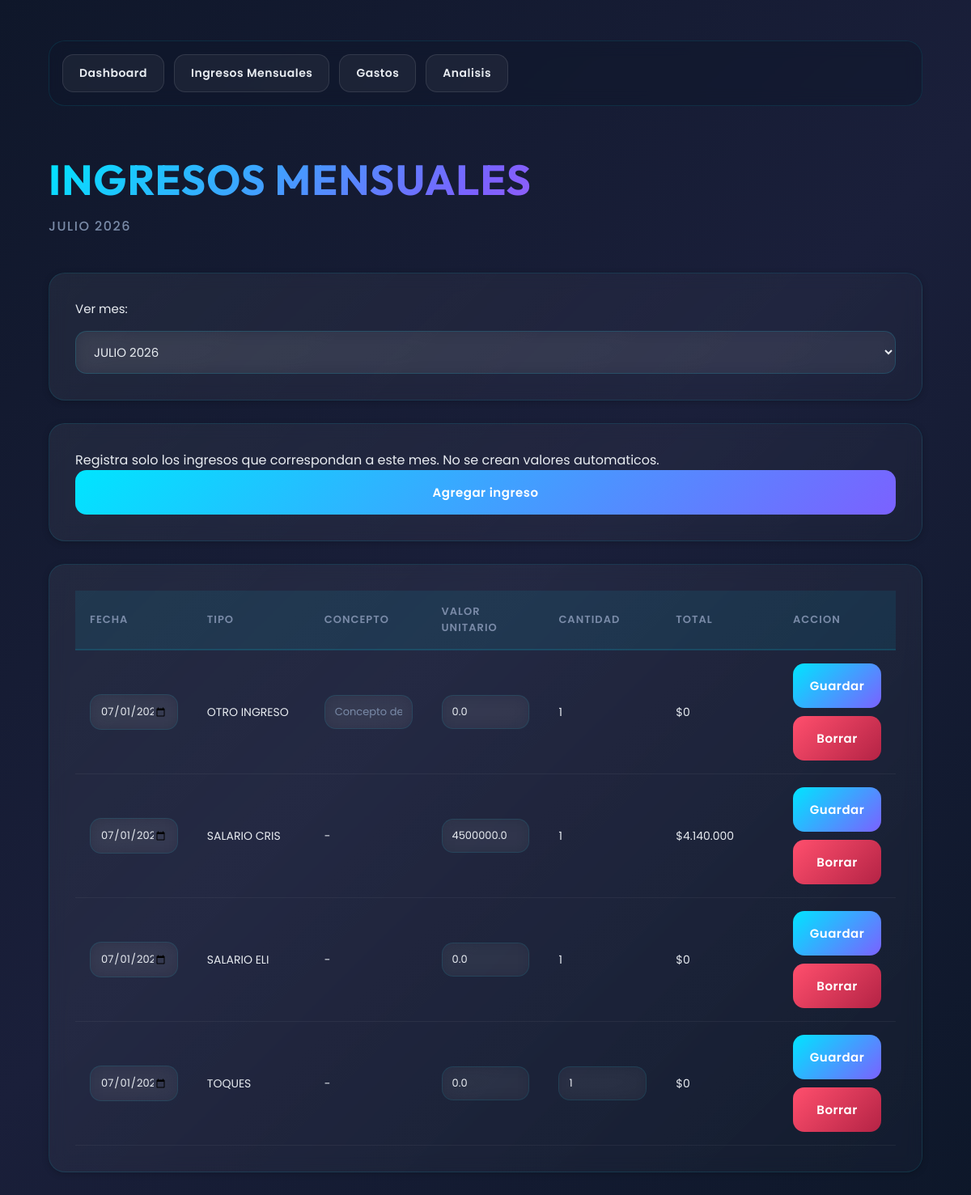
Before: /ingresos_mensuales with the older database file.
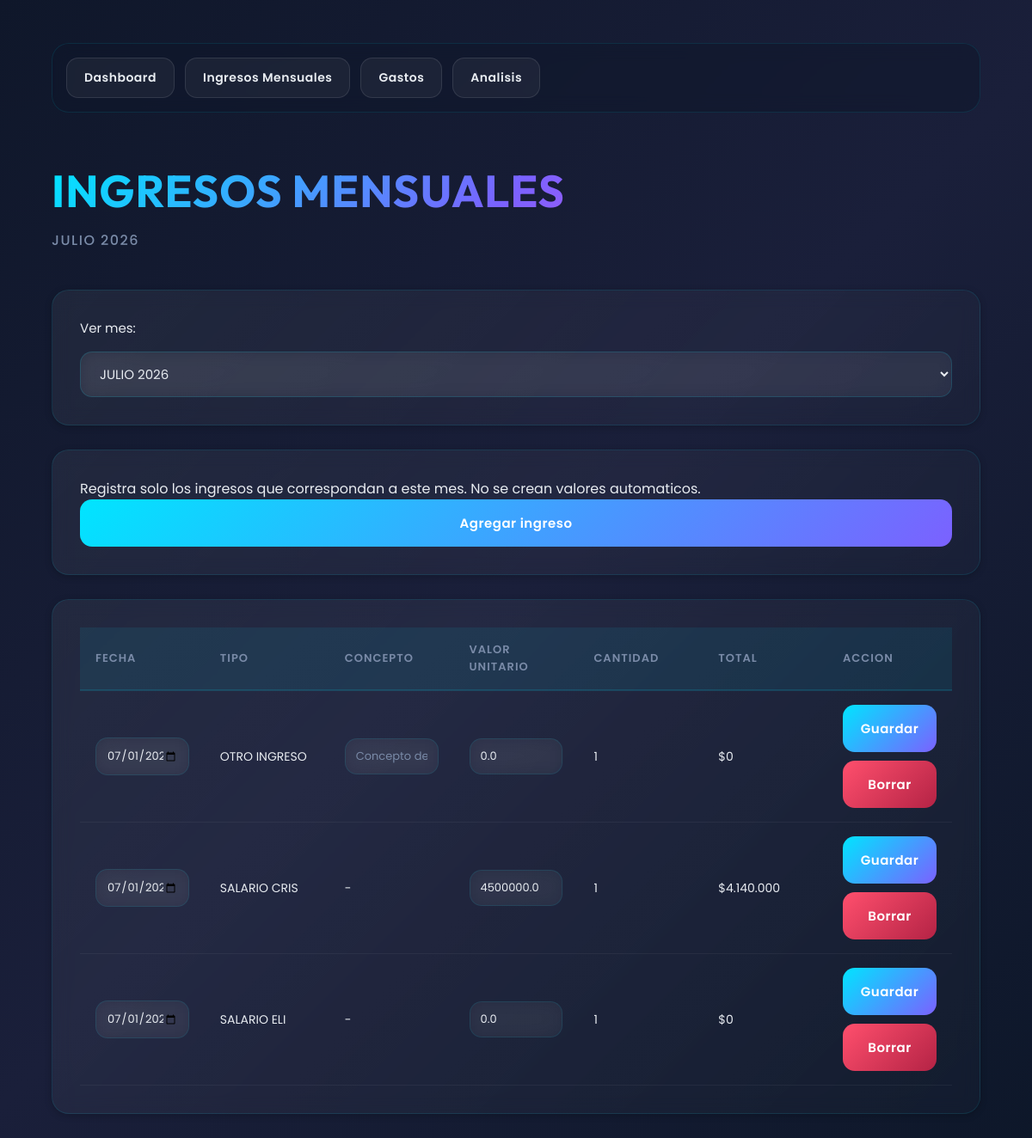
After: the same page with the newer database file.
### tables this page shows
CREATE TABLE ingresos (

        id INTEGER PRIMARY KEY AUTOINCREMENT,

        tipo_ingreso_id INTEGER,

        concepto_otro TEXT,

        valor_unitario REAL,

        cantidad INTEGER,

        total REAL,

        fecha TEXT, mes TEXT,

        FOREIGN KEY(tipo_ingreso_id)
        REFERENCES tipos_ingreso(id)
    );

CREATE TABLE tipos_ingreso (

        id INTEGER PRIMARY KEY AUTOINCREMENT,

        nombre TEXT UNIQUE NOT NULL,

        aplica_deduccion INTEGER NOT NULL,

        tipo_calculo TEXT NOT NULL,

        valor_unitario REAL DEFAULT 0
    );

### app.py (the view)
@app.route("/ingresos_mensuales")
def ingresos_mensuales():
    conn = get_connection()
    cur = conn.cursor()
    requested_mes = request.args.get("mes")
    default_mes = format_mes_label(datetime.now())
    mes_actual = requested_mes or default_mes
    if not parse_mes_label(mes_actual):
        mes_actual = default_mes
    fecha_inicio = parse_mes_label(mes_actual).strftime("%Y-%m-%d")
    available_meses = build_available_meses(cur, default_mes, mes_actual)
    tipos = cur.execute("""
        SELECT *
        FROM tipos_ingreso
        ORDER BY nombre
    """).fetchall()
    ingresos = cur.execute("""
        SELECT
            ingresos.*,
            tipos_ingreso.nombre AS tipo_nombre,
            tipos_ingreso.tipo_calculo
        FROM ingresos
        INNER JOIN tipos_ingreso
        ON ingresos.tipo_ingreso_id = tipos_ingreso.id
        WHERE ingresos.mes = ?
        ORDER BY tipos_ingreso.nombre
    """, (mes_actual,)).fetchall()
    conn.close()
    return render_template(
        "ingresos_mensuales.html",
        ingresos=ingresos,
        tipos=tipos,
        mes_actual=mes_actual,
        available_meses=available_meses,
        fecha_inicio=fecha_inicio
    )

### app.py (called while the page is built)
def get_connection():
    conn = sqlite3.connect(DB)
    conn.row_factory = sqlite3.Row
    return conn

def parse_mes_label(mes_label):
    if not mes_label:
        return None
    parts = mes_label.strip().upper().split()
    if len(parts) != 2:
        return None
    name, year = parts
    month = SPANISH_MONTHS.get(name) or ENGLISH_MONTHS.get(name)
    if not month:
        return None
    try:
        return datetime(int(year), month, 1)
    except ValueError:
        return None

def format_mes_label(date_obj):
    return f"{MONTH_NAMES[date_obj.month]} {date_obj.year}"

def format_pesos_colombianos(valor):
    return f"${valor:,.0f}".replace(",", ".")

### templates/ingresos_mensuales.html (shortened to what this page needs)
<!DOCTYPE html>
<html lang="es">
<head>
    <link rel="stylesheet" href="{{ url_for('static', filename='style.css') }}">
</head>
<body>
<div class="container">
    <div class="topbar">
        <a href="/">Dashboard</a>
        <a href="/ingresos_mensuales">Ingresos Mensuales</a>
        <a href="/gastos">Gastos</a>
        <a href="/analisis">Analisis</a>
    </div>
    <h1>INGRESOS MENSUALES</h1>
    <h2>{{ mes_actual }}</h2>
    <div class="box">
        <form method="GET" action="/ingresos_mensuales">
            <label class="month-filter">
                <span>Ver mes:</span>
                <select name="mes" onchange="this.form.submit()">
                    {% for mes in available_meses %}
                    <option value="{{ mes }}" {% if mes == mes_actual %}selected{% endif %}>
                        {{ mes }}
                    </option>
                    {% endfor %}
                </select>
            </label>
        </form>
    </div>
    <div class="box">
        <p>
            Registra solo los ingresos que correspondan a este mes. No se crean valores automaticos.
        </p>
        <button id="btnAgregarIngreso" onclick="document.getElementById('nuevoIngresoForm').style.display='block'; this.style.display='none';">
            Agregar ingreso
        </button>
    </div>
    <div class="box">
        <table class="table-7col-inputs">
            <thead>
                <tr>
                    <th>Fecha</th>
                    <th>Tipo</th>
                    <th>Concepto</th>
                    <th>Valor Unitario</th>
                    <th>Cantidad</th>
                    <th>Total</th>
                    <th>Accion</th>
                </tr>
            </thead>
            <tbody>
                {% for ingreso in ingresos %}
                <tr>
                    <td>
                        <input form="editar-ingreso-{{ ingreso.id }}" type="date" name="fecha" value="{{ ingreso.fecha }}" required>
                    </td>
                    <td>{{ ingreso.tipo_nombre }}</td>
                    <td>
                        {% if ingreso.tipo_calculo == 'otro' %}
                            <input form="editar-ingreso-{{ ingreso.id }}" type="text" name="concepto_otro" value="{{ ingreso.concepto_otro or '' }}" placeholder="Concepto del ingreso">
                        {% else %}
                            -
                        {% endif %}
                    </td>
                    <td>
                        {% if ingreso.tipo_calculo == 'toques' %}
                            <input form="editar-ingreso-{{ ingreso.id }}" type="number" step="0.01" name="valor_unitario" value="{{ ingreso.valor_unitario }}">
                        {% else %}
                            <input form="editar-ingreso-{{ ingreso.id }}" type="number" step="0.01" name="valor_manual" value="{{ ingreso.valor_unitario }}">
                        {% endif %}
                    </td>
                    <td>
                        {% if ingreso.tipo_calculo == 'toques' %}
                            <input form="editar-ingreso-{{ ingreso.id }}" type="number" name="cantidad" value="{{ ingreso.cantidad }}">
                        {% else %}
                            1
                        {% endif %}
                    </td>
                    <td>{{ ingreso.total|pesos }}</td>
                    <td class="actions-cell">
                        <form id="editar-ingreso-{{ ingreso.id }}" method="POST" action="/actualizar_ingreso_mensual">
                            <button type="submit">Guardar</button>
                        </form>
                        <form method="POST" action="/borrar_ingreso" onsubmit="return confirm('Borrar este ingreso?');">
                            <button type="submit" class="danger-button">Borrar</button>
                        </form>
                    </td>
                </tr>
                {% else %}
                <tr>
                    <td colspan="7">No hay ingresos registrados para este mes.</td>
                </tr>
                {% endfor %}
            </tbody>
        </table>
    </div>
</div>
</body>
</html>

Changed rows visible on the page:
removed ingresos: fecha "07/01/2026", tipo_nombre "TOQUES", valor_unitario "0.0", cantidad "1", total|pesos "$0"
